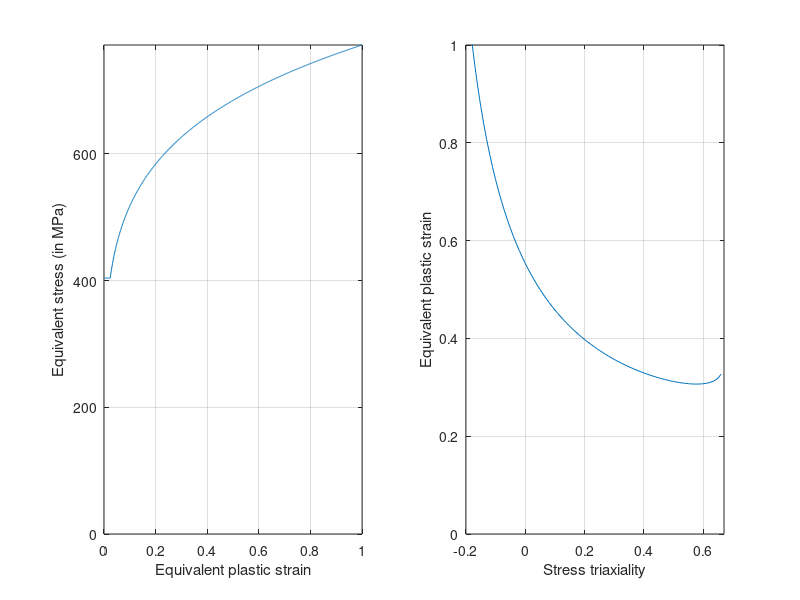

The MATLAB script that drew this image:
clc
clear all
%%-----------------------------------------------------------------------%%
% Define material constants
%%-----------------------------------------------------------------------%%
rho    = 7.8e-9; %Density
E0     = 210000; %Young's modulus
nu     =    0.3; %Poisson's ratio
sigma0 =    404; %Yield stress
K      =    772; %hardening modulus
n      = 0.1733; %hardening exponent
epspl  =  0.024; %yield plateau strain
%%-----------------------------------------------------------------------%%
% Define element shape
%%-----------------------------------------------------------------------%%
leote = 1.0; %ratio between the in-plane size and the thickness of the shell
%%-----------------------------------------------------------------------%%
% Compute the stress-strain curve
%%-----------------------------------------------------------------------%%
pmax       =  1.0; %maximum plastic strain
npoints    = 1000; %number of points in the stress-strain curve
p          = (0:0.001:1)';
npoints    = npoints+1;
epsp0      = (sigma0/K)^(1/n)-epspl;
model(1,1) = sigma0;
for i=2:npoints
   if p(i) > epspl
      model(i,1) = K*(epsp0+p(i))^n;
   else
      model(i,1) = sigma0;
   end
end
%%-----------------------------------------------------------------------%%
% Compute failure model
%%-----------------------------------------------------------------------%%
%%%%%%%%%%%%%%%%%%%%%%%%%%%%%%%%%%%%%%%%%%%%%%%%%%%%%%%%%%%%%%%%%%%%%%%%%%%
% define stress triaxiality and Lode parameter
%%%%%%%%%%%%%%%%%%%%%%%%%%%%%%%%%%%%%%%%%%%%%%%%%%%%%%%%%%%%%%%%%%%%%%%%%%%
T = -0.33:0.01:0.66;
p =  0:0.001:1.0;
for i=1:length(T)
    % lode parameter
    if(T(i)<-0.333)
        L(i) = -3/(9*T(i)^2-1)*(1-sqrt(12*T(i)^2-27*T(i)^4));
    elseif(T(i)<0 && T(i)>=-0.333)
        L(i) =  sqrt(27*T(i)^2/(4-9*T(i)^2));
    elseif(T(i)<0.333 && T(i)>=0)
        L(i) =  -sqrt(27*T(i)^2/(4-9*T(i)^2));
    else
        L(i) = 3/(9*T(i)^2-1)*(1-sqrt(12*T(i)^2-27*T(i)^4));
    end    
end
en  = 2.0*n;
ef  = n+(en-n)/leote;
Wc  = K*(ef)^(n+1)/(n+1);
for i=1:length(T)    
   pf(i) = ((n+1)*Wc/(K*max(0,T(i)+(3-L(i))/(3*sqrt(3+L(i)^2)))))^(1/(n+1));
end
%%-----------------------------------------------------------------------%%
% Plot results
%%-----------------------------------------------------------------------%%
subplot(1,2,1)
plot(p,model)
axis([0 max(p) 0 max(model)])
xlabel('Equivalent plastic strain')
ylabel('Equivalent stress (in MPa)')
grid on
subplot(1,2,2)
plot(T,pf)
axis([-0.2 0.67 0 1.0])
xlabel('Stress triaxiality')
ylabel('Equivalent plastic strain')
grid on
%%-----------------------------------------------------------------------%%
% Export material card
%%-----------------------------------------------------------------------%%
%fich=fopen(['mat_' num2str(leote) '.inp'],'w');
fich=fopen(['steelMat.inp'],'w');
% Add material
fprintf(fich,'*Material, name=DOMEX_S355\n');
% Add Density
fprintf(fich,'*Density\n');
fprintf(fich,'%6d\n',rho);
% Add Elasticity
fprintf(fich,'*Elastic\n');
fprintf(fich,'%6d,%6d\n',E0,nu);
% Add plasticity
fprintf(fich,'*Plastic\n');
for i=1:length(p)
    fprintf(fich,'%6d,%6d\n',model(i),p(i));
end
% Add fracture model
fprintf(fich,'*Damage Initiation, criterion=DUCTILE\n');
fprintf(fich,'%6d,%6d\n',1000,-0.67);
for i=1:length(T)
    fprintf(fich,'%6d,%6d\n',pf(i),T(i));
end
fprintf(fich,'*Damage Evolution, type=DISPLACEMENT\n');
fprintf(fich,'%6d,\n',0.001);
% Close file
fclose(fich);
